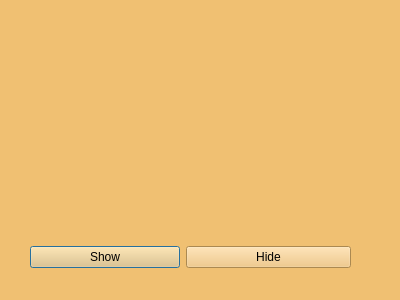
<?xml version="1.0" encoding="UTF-8"?>
<ui version="4.0">
 <class>myDialog</class>
 <widget class="QDialog" name="myDialog">
  <property name="geometry">
   <rect>
    <x>0</x>
    <y>0</y>
    <width>400</width>
    <height>300</height>
   </rect>
  </property>
  <property name="palette">
   <palette>
    <active>
     <colorrole role="WindowText">
      <brush brushstyle="SolidPattern">
       <color alpha="255">
        <red>0</red>
        <green>0</green>
        <blue>0</blue>
       </color>
      </brush>
     </colorrole>
     <colorrole role="Button">
      <brush brushstyle="SolidPattern">
       <color alpha="255">
        <red>240</red>
        <green>192</green>
        <blue>114</blue>
       </color>
      </brush>
     </colorrole>
     <colorrole role="Light">
      <brush brushstyle="SolidPattern">
       <color alpha="255">
        <red>255</red>
        <green>244</green>
        <blue>226</blue>
       </color>
      </brush>
     </colorrole>
     <colorrole role="Midlight">
      <brush brushstyle="SolidPattern">
       <color alpha="255">
        <red>247</red>
        <green>218</green>
        <blue>170</blue>
       </color>
      </brush>
     </colorrole>
     <colorrole role="Dark">
      <brush brushstyle="SolidPattern">
       <color alpha="255">
        <red>120</red>
        <green>96</green>
        <blue>57</blue>
       </color>
      </brush>
     </colorrole>
     <colorrole role="Mid">
      <brush brushstyle="SolidPattern">
       <color alpha="255">
        <red>160</red>
        <green>128</green>
        <blue>76</blue>
       </color>
      </brush>
     </colorrole>
     <colorrole role="Text">
      <brush brushstyle="SolidPattern">
       <color alpha="255">
        <red>0</red>
        <green>0</green>
        <blue>0</blue>
       </color>
      </brush>
     </colorrole>
     <colorrole role="BrightText">
      <brush brushstyle="SolidPattern">
       <color alpha="255">
        <red>255</red>
        <green>255</green>
        <blue>255</blue>
       </color>
      </brush>
     </colorrole>
     <colorrole role="ButtonText">
      <brush brushstyle="SolidPattern">
       <color alpha="255">
        <red>0</red>
        <green>0</green>
        <blue>0</blue>
       </color>
      </brush>
     </colorrole>
     <colorrole role="Base">
      <brush brushstyle="SolidPattern">
       <color alpha="255">
        <red>255</red>
        <green>255</green>
        <blue>255</blue>
       </color>
      </brush>
     </colorrole>
     <colorrole role="Window">
      <brush brushstyle="SolidPattern">
       <color alpha="255">
        <red>240</red>
        <green>192</green>
        <blue>114</blue>
       </color>
      </brush>
     </colorrole>
     <colorrole role="Shadow">
      <brush brushstyle="SolidPattern">
       <color alpha="255">
        <red>0</red>
        <green>0</green>
        <blue>0</blue>
       </color>
      </brush>
     </colorrole>
     <colorrole role="AlternateBase">
      <brush brushstyle="SolidPattern">
       <color alpha="255">
        <red>247</red>
        <green>223</green>
        <blue>184</blue>
       </color>
      </brush>
     </colorrole>
     <colorrole role="ToolTipBase">
      <brush brushstyle="SolidPattern">
       <color alpha="255">
        <red>255</red>
        <green>255</green>
        <blue>220</blue>
       </color>
      </brush>
     </colorrole>
     <colorrole role="ToolTipText">
      <brush brushstyle="SolidPattern">
       <color alpha="255">
        <red>0</red>
        <green>0</green>
        <blue>0</blue>
       </color>
      </brush>
     </colorrole>
     <colorrole role="PlaceholderText">
      <brush brushstyle="SolidPattern">
       <color alpha="128">
        <red>0</red>
        <green>0</green>
        <blue>0</blue>
       </color>
      </brush>
     </colorrole>
    </active>
    <inactive>
     <colorrole role="WindowText">
      <brush brushstyle="SolidPattern">
       <color alpha="255">
        <red>0</red>
        <green>0</green>
        <blue>0</blue>
       </color>
      </brush>
     </colorrole>
     <colorrole role="Button">
      <brush brushstyle="SolidPattern">
       <color alpha="255">
        <red>240</red>
        <green>192</green>
        <blue>114</blue>
       </color>
      </brush>
     </colorrole>
     <colorrole role="Light">
      <brush brushstyle="SolidPattern">
       <color alpha="255">
        <red>255</red>
        <green>244</green>
        <blue>226</blue>
       </color>
      </brush>
     </colorrole>
     <colorrole role="Midlight">
      <brush brushstyle="SolidPattern">
       <color alpha="255">
        <red>247</red>
        <green>218</green>
        <blue>170</blue>
       </color>
      </brush>
     </colorrole>
     <colorrole role="Dark">
      <brush brushstyle="SolidPattern">
       <color alpha="255">
        <red>120</red>
        <green>96</green>
        <blue>57</blue>
       </color>
      </brush>
     </colorrole>
     <colorrole role="Mid">
      <brush brushstyle="SolidPattern">
       <color alpha="255">
        <red>160</red>
        <green>128</green>
        <blue>76</blue>
       </color>
      </brush>
     </colorrole>
     <colorrole role="Text">
      <brush brushstyle="SolidPattern">
       <color alpha="255">
        <red>0</red>
        <green>0</green>
        <blue>0</blue>
       </color>
      </brush>
     </colorrole>
     <colorrole role="BrightText">
      <brush brushstyle="SolidPattern">
       <color alpha="255">
        <red>255</red>
        <green>255</green>
        <blue>255</blue>
       </color>
      </brush>
     </colorrole>
     <colorrole role="ButtonText">
      <brush brushstyle="SolidPattern">
       <color alpha="255">
        <red>0</red>
        <green>0</green>
        <blue>0</blue>
       </color>
      </brush>
     </colorrole>
     <colorrole role="Base">
      <brush brushstyle="SolidPattern">
       <color alpha="255">
        <red>255</red>
        <green>255</green>
        <blue>255</blue>
       </color>
      </brush>
     </colorrole>
     <colorrole role="Window">
      <brush brushstyle="SolidPattern">
       <color alpha="255">
        <red>240</red>
        <green>192</green>
        <blue>114</blue>
       </color>
      </brush>
     </colorrole>
     <colorrole role="Shadow">
      <brush brushstyle="SolidPattern">
       <color alpha="255">
        <red>0</red>
        <green>0</green>
        <blue>0</blue>
       </color>
      </brush>
     </colorrole>
     <colorrole role="AlternateBase">
      <brush brushstyle="SolidPattern">
       <color alpha="255">
        <red>247</red>
        <green>223</green>
        <blue>184</blue>
       </color>
      </brush>
     </colorrole>
     <colorrole role="ToolTipBase">
      <brush brushstyle="SolidPattern">
       <color alpha="255">
        <red>255</red>
        <green>255</green>
        <blue>220</blue>
       </color>
      </brush>
     </colorrole>
     <colorrole role="ToolTipText">
      <brush brushstyle="SolidPattern">
       <color alpha="255">
        <red>0</red>
        <green>0</green>
        <blue>0</blue>
       </color>
      </brush>
     </colorrole>
     <colorrole role="PlaceholderText">
      <brush brushstyle="SolidPattern">
       <color alpha="128">
        <red>0</red>
        <green>0</green>
        <blue>0</blue>
       </color>
      </brush>
     </colorrole>
    </inactive>
    <disabled>
     <colorrole role="WindowText">
      <brush brushstyle="SolidPattern">
       <color alpha="255">
        <red>120</red>
        <green>96</green>
        <blue>57</blue>
       </color>
      </brush>
     </colorrole>
     <colorrole role="Button">
      <brush brushstyle="SolidPattern">
       <color alpha="255">
        <red>240</red>
        <green>192</green>
        <blue>114</blue>
       </color>
      </brush>
     </colorrole>
     <colorrole role="Light">
      <brush brushstyle="SolidPattern">
       <color alpha="255">
        <red>255</red>
        <green>244</green>
        <blue>226</blue>
       </color>
      </brush>
     </colorrole>
     <colorrole role="Midlight">
      <brush brushstyle="SolidPattern">
       <color alpha="255">
        <red>247</red>
        <green>218</green>
        <blue>170</blue>
       </color>
      </brush>
     </colorrole>
     <colorrole role="Dark">
      <brush brushstyle="SolidPattern">
       <color alpha="255">
        <red>120</red>
        <green>96</green>
        <blue>57</blue>
       </color>
      </brush>
     </colorrole>
     <colorrole role="Mid">
      <brush brushstyle="SolidPattern">
       <color alpha="255">
        <red>160</red>
        <green>128</green>
        <blue>76</blue>
       </color>
      </brush>
     </colorrole>
     <colorrole role="Text">
      <brush brushstyle="SolidPattern">
       <color alpha="255">
        <red>120</red>
        <green>96</green>
        <blue>57</blue>
       </color>
      </brush>
     </colorrole>
     <colorrole role="BrightText">
      <brush brushstyle="SolidPattern">
       <color alpha="255">
        <red>255</red>
        <green>255</green>
        <blue>255</blue>
       </color>
      </brush>
     </colorrole>
     <colorrole role="ButtonText">
      <brush brushstyle="SolidPattern">
       <color alpha="255">
        <red>120</red>
        <green>96</green>
        <blue>57</blue>
       </color>
      </brush>
     </colorrole>
     <colorrole role="Base">
      <brush brushstyle="SolidPattern">
       <color alpha="255">
        <red>240</red>
        <green>192</green>
        <blue>114</blue>
       </color>
      </brush>
     </colorrole>
     <colorrole role="Window">
      <brush brushstyle="SolidPattern">
       <color alpha="255">
        <red>240</red>
        <green>192</green>
        <blue>114</blue>
       </color>
      </brush>
     </colorrole>
     <colorrole role="Shadow">
      <brush brushstyle="SolidPattern">
       <color alpha="255">
        <red>0</red>
        <green>0</green>
        <blue>0</blue>
       </color>
      </brush>
     </colorrole>
     <colorrole role="AlternateBase">
      <brush brushstyle="SolidPattern">
       <color alpha="255">
        <red>240</red>
        <green>192</green>
        <blue>114</blue>
       </color>
      </brush>
     </colorrole>
     <colorrole role="ToolTipBase">
      <brush brushstyle="SolidPattern">
       <color alpha="255">
        <red>255</red>
        <green>255</green>
        <blue>220</blue>
       </color>
      </brush>
     </colorrole>
     <colorrole role="ToolTipText">
      <brush brushstyle="SolidPattern">
       <color alpha="255">
        <red>0</red>
        <green>0</green>
        <blue>0</blue>
       </color>
      </brush>
     </colorrole>
     <colorrole role="PlaceholderText">
      <brush brushstyle="SolidPattern">
       <color alpha="128">
        <red>0</red>
        <green>0</green>
        <blue>0</blue>
       </color>
      </brush>
     </colorrole>
    </disabled>
   </palette>
  </property>
  <property name="windowTitle">
   <string>Dialog</string>
  </property>
  <widget class="QWidget" name="">
   <property name="geometry">
    <rect>
     <x>30</x>
     <y>40</y>
     <width>321</width>
     <height>237</height>
    </rect>
   </property>
   <layout class="QFormLayout" name="formLayout">
    <item row="1" column="0">
     <widget class="QPushButton" name="showButton">
      <property name="minimumSize">
       <size>
        <width>150</width>
        <height>0</height>
       </size>
      </property>
      <property name="text">
       <string>Show</string>
      </property>
     </widget>
    </item>
    <item row="1" column="1">
     <widget class="QPushButton" name="hideButton">
      <property name="text">
       <string>Hide</string>
      </property>
     </widget>
    </item>
    <item row="0" column="0" colspan="2">
     <widget class="QLabel" name="label_picture">
      <property name="minimumSize">
       <size>
        <width>0</width>
        <height>200</height>
       </size>
      </property>
      <property name="text">
       <string/>
      </property>
     </widget>
    </item>
   </layout>
  </widget>
 </widget>
 <resources/>
 <connections/>
</ui>
